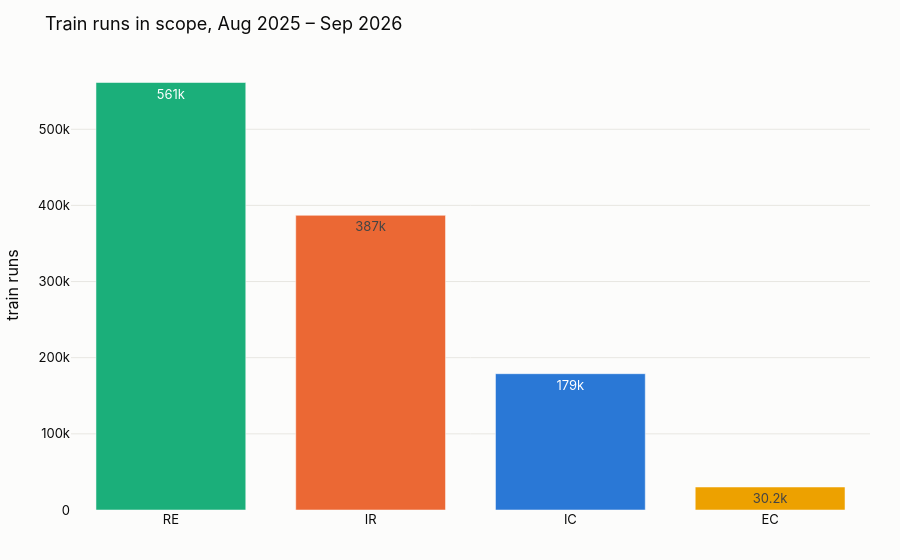

Here is the notebook cell this chart was saved with:
### Code cell
# 2.2 Chart: train runs per in-scope category
fig = px.bar(
    categories[categories["category"].isin(SCOPE_CATEGORIES)],
    x="category", y="trips", color="category", color_discrete_map=CAT_COLORS,
    title="Train runs in scope, Aug 2025 – Sep 2026", text_auto=".3s",
)
fig.update_layout(showlegend=False, yaxis_title="train runs", xaxis_title=None)
fig.show()

### Figure 1 — Plotly figure (JSON) as saved in the notebook; plotly's stock layout.template omitted (floating-point values rounded to 4 significant figures)
{"data": [{"hovertemplate": "category=%{x}<br>trips=%{y}<extra></extra>", "legendgroup": "RE", "marker": {"color": "#1baf7a", "pattern": {"shape": ""}}, "name": "RE", "orientation": "v", "showlegend": true, "textposition": "auto", "texttemplate": "%{y:.3s}", "type": "bar", "x": ["RE"], "xaxis": "x", "y": [561386], "yaxis": "y"}, {"hovertemplate": "category=%{x}<br>trips=%{y}<extra></extra>", "legendgroup": "IR", "marker": {"color": "#eb6834", "pattern": {"shape": ""}}, "name": "IR", "orientation": "v", "showlegend": true, "textposition": "auto", "texttemplate": "%{y:.3s}", "type": "bar", "x": ["IR"], "xaxis": "x", "y": [386984], "yaxis": "y"}, {"hovertemplate": "category=%{x}<br>trips=%{y}<extra></extra>", "legendgroup": "IC", "marker": {"color": "#2a78d6", "pattern": {"shape": ""}}, "name": "IC", "orientation": "v", "showlegend": true, "textposition": "auto", "texttemplate": "%{y:.3s}", "type": "bar", "x": ["IC"], "xaxis": "x", "y": [179002], "yaxis": "y"}, {"hovertemplate": "category=%{x}<br>trips=%{y}<extra></extra>", "legendgroup": "EC", "marker": {"color": "#eda100", "pattern": {"shape": ""}}, "name": "EC", "orientation": "v", "showlegend": true, "textposition": "auto", "texttemplate": "%{y:.3s}", "type": "bar", "x": ["EC"], "xaxis": "x", "y": [30212], "yaxis": "y"}], "layout": {"barmode": "relative", "legend": {"title": {"text": "category"}, "tracegroupgap": 0}, "showlegend": false, "title": {"text": "Train runs in scope, Aug 2025 – Sep 2026"}, "xaxis": {"anchor": "y", "categoryarray": ["RE", "IR", "IC", "EC"], "categoryorder": "array", "domain": [0, 1], "title": {}}, "yaxis": {"anchor": "x", "domain": [0, 1], "title": {"text": "train runs"}}}}
